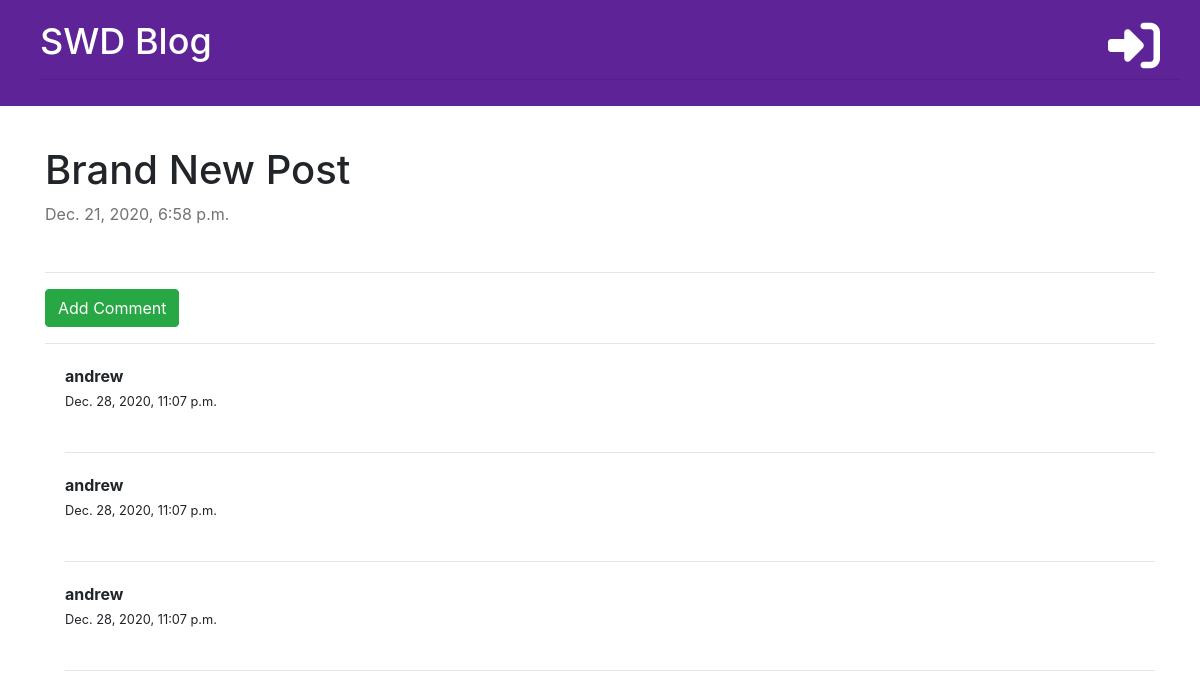
Screenshot of /post/15/ with the database file from the repository.
### blog/models.py (models this page shows, shortened)
class Post(models.Model):
    author = models.ForeignKey('auth.User', on_delete=models.CASCADE)
    title = models.CharField(max_length=200)
    text = models.TextField()
    created_date = models.DateTimeField(default=timezone.now)
    published_date = models.DateTimeField(blank=True, null=True)

class Comment(models.Model):
    post = models.ForeignKey(
        'blog.Post', on_delete=models.CASCADE, related_name='comments')
    author = models.CharField(max_length=72)
    text = models.TextField(max_length=250)
    created_date = models.DateTimeField(default=timezone.now)
    approved = models.BooleanField(default=False)

### blog/views.py (the view)
# urls.py: path('post/<int:pk>/', views.post_detail, name='post_detail'),
def post_detail(request, pk):
    post = get_object_or_404(Post, pk=pk)
    stuff_for_frontend = {'post': post}
    return render(request, 'blog/post_detail.html', stuff_for_frontend)

### blog/templatetags/markdownify.py (called while the page is built)
@register.filter
def markdown(value):
    renderer = HighlightRenderer()
    markdown = mistune.Markdown(renderer=renderer)
    return markdown(value)

### blog/templates/blog/post_detail.html (shortened to what this page needs)
{% extends 'blog/base.html' %}
{% load markdownify %}
{% block content %}
    <div class="post" >
        <div class="d-flex">
        <h1>{{ post.title }}</h1>
        </div>
        {% if post.published_date %}
            <div class="d-flex">
                <p class="published-date " >{{ post.published_date }}</p>
            </div>
        {% else %}
            <a href="{% url 'post_publish' pk=post.pk %}" class="btn btn-success">Publish</a>
        {% endif %}
    </div>
    <hr>
    <a href="{% url 'add_comment_to_post' pk=post.pk %}" class="btn btn-success">Add Comment</a>
    <hr>
    {% for comment in post.comments.all %}
        {% if user.is_authenticated or comment.approved %}
            <div class="comment">
                <strong>{{ comment.author }}</strong>
                <div class="date">
                    <small>{{ comment.created_date }}</small>
                </div>
                <br>
                <hr>
            </div>
        {% endif %}
        {% empty %}
            <p>No comments yet, You can be the first!</p>
            <br>
            <hr>
    {% endfor %}
{% endblock %}

### blog/static/css/blog.css (style rules this page uses)
.published-date { color: #727272; font-weight: 400; }
.post { margin-bottom: 30px; }
.comment { margin: 20px 0px 20px 20px; }

### rows the page displays
Post: title "Brand New Post", published_date "Dec. 21, 2020, 6:58 p.m."
Comment: author "andrew", created_date "Dec. 28, 2020, 11:07 p.m."
Comment: author "andrew", created_date "Dec. 28, 2020, 11:07 p.m."
Comment: author "andrew", created_date "Dec. 28, 2020, 11:07 p.m."
